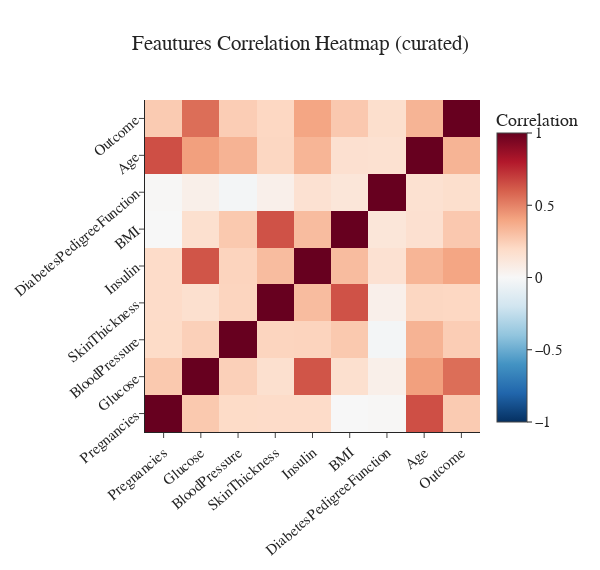

Here is the notebook cell this chart was saved with:
### Code cell
# Create the correlation heatmap
heatmap_fig2 = correlation_heatmap(data_new, 'Feautures Correlation Heatmap (curated)', 'ID')
heatmap_fig2.show()

### Figure 1 — Plotly figure (JSON) as saved in the notebook; plotly's stock layout.template omitted (floating-point values rounded to 4 significant figures)
{"data": [{"colorbar": {"title": {"text": "Correlation"}}, "colorscale": [[0, "rgb(5,48,97)"], [0.1, "rgb(33,102,172)"], [0.2, "rgb(67,147,195)"], [0.3, "rgb(146,197,222)"], [0.4, "rgb(209,229,240)"], [0.5, "rgb(247,247,247)"], [0.6, "rgb(253,219,199)"], [0.7, "rgb(244,165,130)"], [0.8, "rgb(214,96,77)"], [0.9, "rgb(178,24,43)"], [1, "rgb(103,0,31)"]], "showscale": true, "type": "heatmap", "x": ["Pregnancies", "Glucose", "BloodPressure", "SkinThickness", "Insulin", "BMI", "DiabetesPedigreeFunction", "Age", "Outcome"], "y": ["Pregnancies", "Glucose", "BloodPressure", "SkinThickness", "Insulin", "BMI", "DiabetesPedigreeFunction", "Age", "Outcome"], "z": [[1, 0.2681, 0.195, 0.1908, 0.1905, -0.001313, 0.008675, 0.6463, 0.2596], [0.2681, 1, 0.2403, 0.1671, 0.631, 0.1671, 0.05642, 0.4148, 0.5581], [0.195, 0.2403, 1, 0.2238, 0.2255, 0.2683, -0.02048, 0.348, 0.2526], [0.1908, 0.1671, 0.2238, 1, 0.3162, 0.6377, 0.05468, 0.2133, 0.2105], [0.1905, 0.631, 0.2255, 0.3162, 1, 0.3148, 0.1539, 0.3426, 0.3949], [-0.001313, 0.1671, 0.2683, 0.6377, 0.3148, 1, 0.1242, 0.1607, 0.2694], [0.008675, 0.05642, -0.02048, 0.05468, 0.1539, 0.1242, 1, 0.1593, 0.1744], [0.6463, 0.4148, 0.348, 0.2133, 0.3426, 0.1607, 0.1593, 1, 0.3456], [0.2596, 0.5581, 0.2526, 0.2105, 0.3949, 0.2694, 0.1744, 0.3456, 1]], "zmax": 1, "zmin": -1}], "layout": {"font": {"family": "Arial", "size": 15}, "height": 570, "title": {"text": "Feautures Correlation Heatmap (curated)", "x": 0.5}, "width": 600, "xaxis": {"tickangle": -40}, "yaxis": {"tickangle": -40}}}
